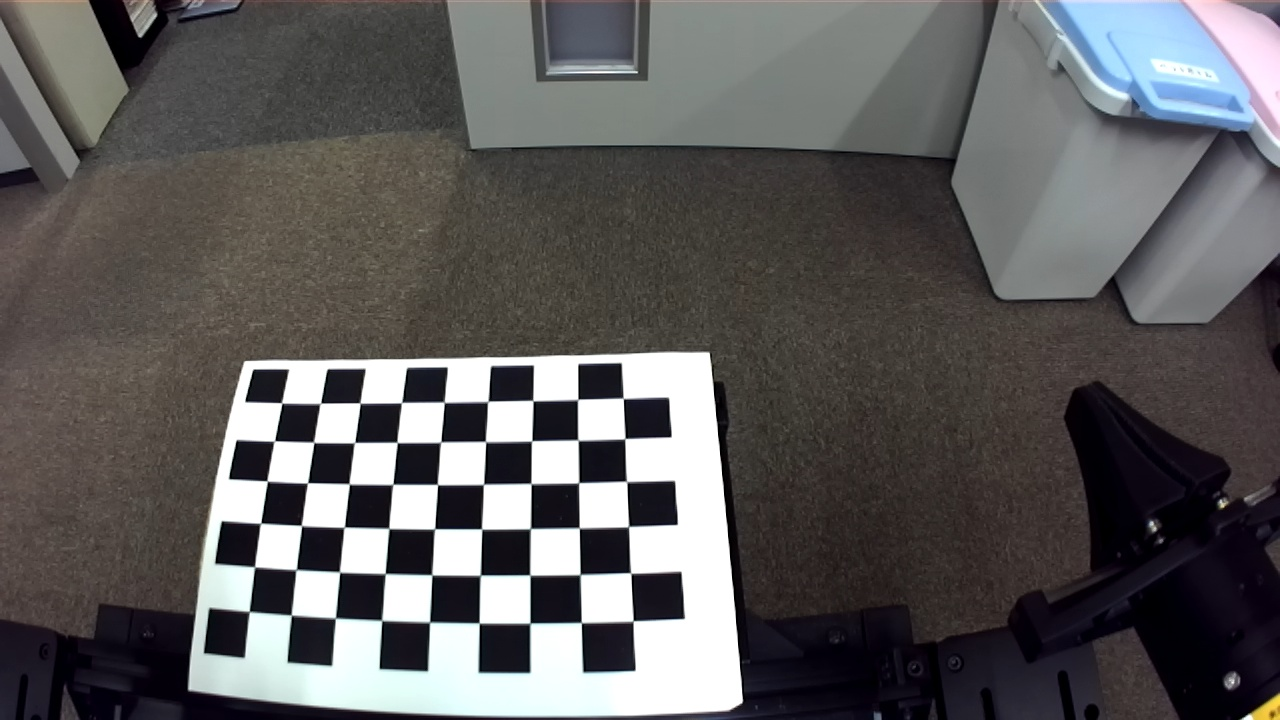
#> input picture calibration/right/zed_right_1760572453728.jpg, 1280 x 720 px; its folder holds only this picture in this run
$ python cam_calibration_multi.py
#> lines starting #> are read from the running program, lines starting #| are printed output that depends on the picture; after the words box and inside, x2 and y2 are one past the last pixel; in counts of white or black regions, pixels touching at a corner belong together; long printed decimals are rounded
import cv2
import numpy as np
import glob

# 棋盘内角点数
pattern_size = (9, 6)

# 棋盘三维点准备 (z=0)
objp = np.zeros((pattern_size[0] * pattern_size[1], 3), np.float32)
objp[:, :2] = np.mgrid[0:pattern_size[0], 0:pattern_size[1]].T.reshape(-1, 2)

# 存储所有图像的角点
obj_points = []  # 世界坐标
img_points = []  # 图像坐标

# 读取图像列表
images = glob.glob("./right/*.jpg")

for fname in images:
    img = cv2.imread(fname)
#> img is the input picture: shape (720, 1280, 3); mean B, G, R 92.5, 92.4, 94.1
    gray = cv2.cvtColor(img, cv2.COLOR_BGR2GRAY)

    ret, corners = cv2.findChessboardCorners(gray, pattern_size)
#> ret = True; corners = 54 rows, first 8: [281.7, 402.9], [321, 402.8], [359.9, 403], [401.3, 402.8], [444.3, 402.5], [488.3, 401.2], [533.1, 400.9], [577.9, 399.4]
    if ret:
        # 亚像素优化
        criteria = (cv2.TERM_CRITERIA_EPS + cv2.TERM_CRITERIA_MAX_ITER, 30, 0.001)
        corners_subpix = cv2.cornerSubPix(gray, corners, (11, 11), (-1, -1), criteria)
#> corners_subpix = 54 rows, first 8: [281.8, 402.9], [320.3, 403.3], [360.1, 403], [401.7, 402.6], [444.3, 402.3], [487.8, 401.4], [532.9, 400.6], [577.6, 399.5]

        obj_points.append(objp)
        img_points.append(corners_subpix)

        # 可视化辅助线
        cv2.drawChessboardCorners(img, pattern_size, corners_subpix, ret)
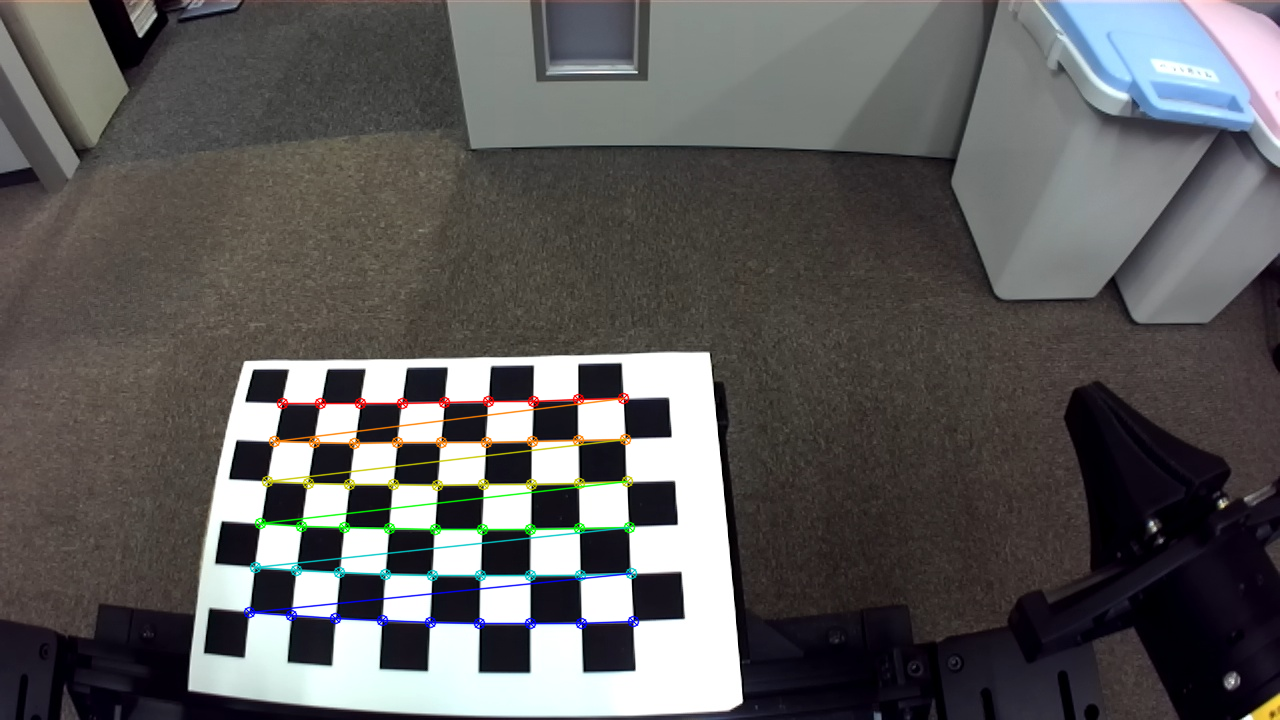
#> img: shape (720, 1280, 3); 1.75% of pixels changed, all inside (x1, y1, x2, y2) = (243, 392, 640, 630)
        cv2.imshow("Corners", img)
        cv2.waitKey(100)
    else:
        print(f"⚠️ 未检测到角点: {fname}")

cv2.destroyAllWindows()

# 相机标定
ret, K, dist, rvecs, tvecs = cv2.calibrateCamera(
    obj_points, img_points, gray.shape[::-1], None, None
)
#> ret = 0.376; K = [[137.9, 0, 633.2], [0, 117.4, 359.9], [0, 0, 1]]; dist = [[-0.00962, 0.000234, -0.00305, 0.00294, -3.73e-06]]; rvecs = ([-0.108, -0.00959, -0.0346],); tvecs = ([-8.21, 1.26, 2.93],)

print("相机内参矩阵 K:\n", K)
#| 相机内参矩阵 K:
#|  [[137.865   0.         633.222]
#|  [  0.         117.392 359.945]
#|  [  0.           0.           1.        ]]
print("畸变系数 dist:\n", dist)
#| 畸变系数 dist:
#|  [[-9.62075565e-03  2.34437768e-04 -3.05388032e-03  2.93727974e-03
#|   -3.73489859e-06]]

# 去畸变示例
img = cv2.imread(images[0])
h, w = img.shape[:2]
newcameramtx, roi = cv2.getOptimalNewCameraMatrix(K, dist, (w, h), 0, (w, h))
#> newcameramtx = [[137.9, 0, 633.2], [0, 117.4, 359.9], [0, 0, 1]]; roi = (0, 0, 1279, 719)
undistorted = cv2.undistort(img, K, dist, None, newcameramtx)
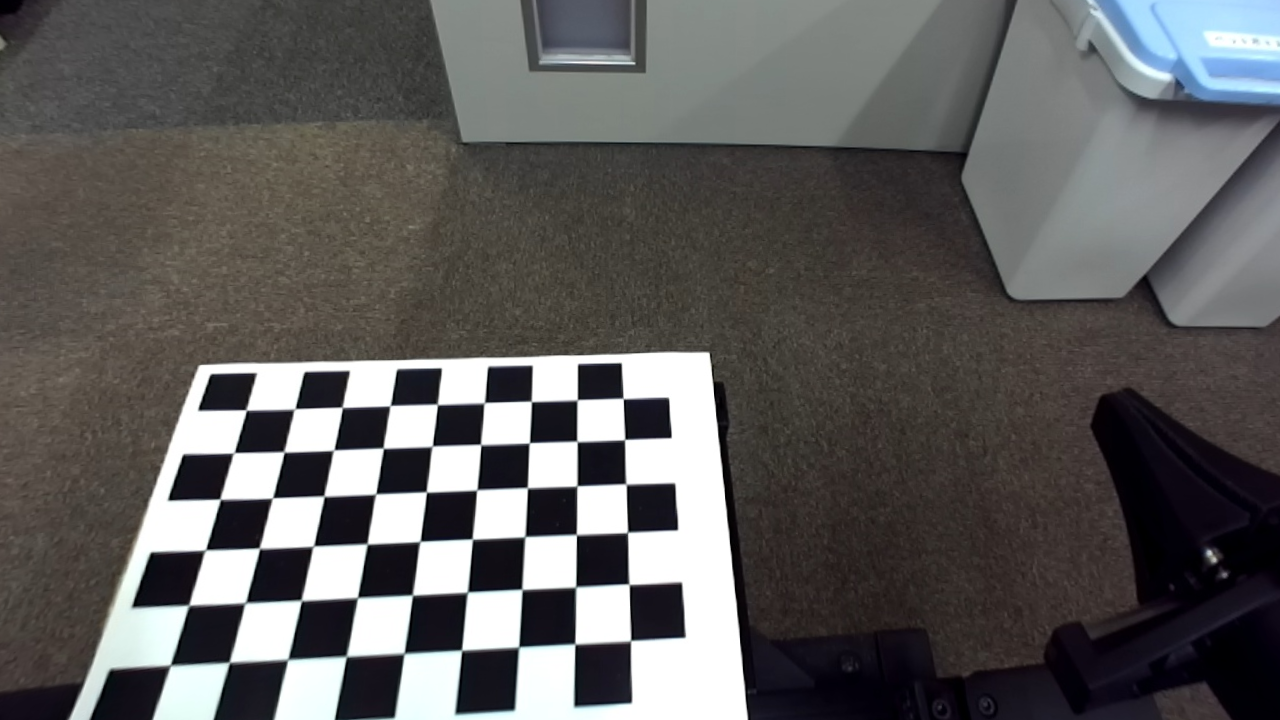
#> undistorted: shape (720, 1280, 3); mean B, G, R 92.7, 93.3, 94.7

cv2.imshow("Original", img)
cv2.imshow("Undistorted", undistorted)
cv2.waitKey(0)
cv2.destroyAllWindows()

# Result left cam
# 相机内参矩阵 K:
#  [[788.11940229   0.         660.32698318]
#  [  0.         787.09939768 346.13751838]
#  [  0.           0.           1.        ]]
# 畸变系数 dist:
#  [[-3.61648028e-01  2.26732575e-01 -1.19047650e-03  2.61003820e-04
#   -9.78096249e-02]]

# Result right cam
# 相机内参矩阵 K:
#  [[788.41415049   0.         655.01692926]
#  [  0.         787.3765135  357.82862631]
#  [  0.           0.           1.        ]]
# 畸变系数 dist:
#  [[-0.3506601   0.18558038 -0.00065609  0.00100313 -0.05786136]]

$ run again, on calibration/right/zed_right_1760572457361.jpg
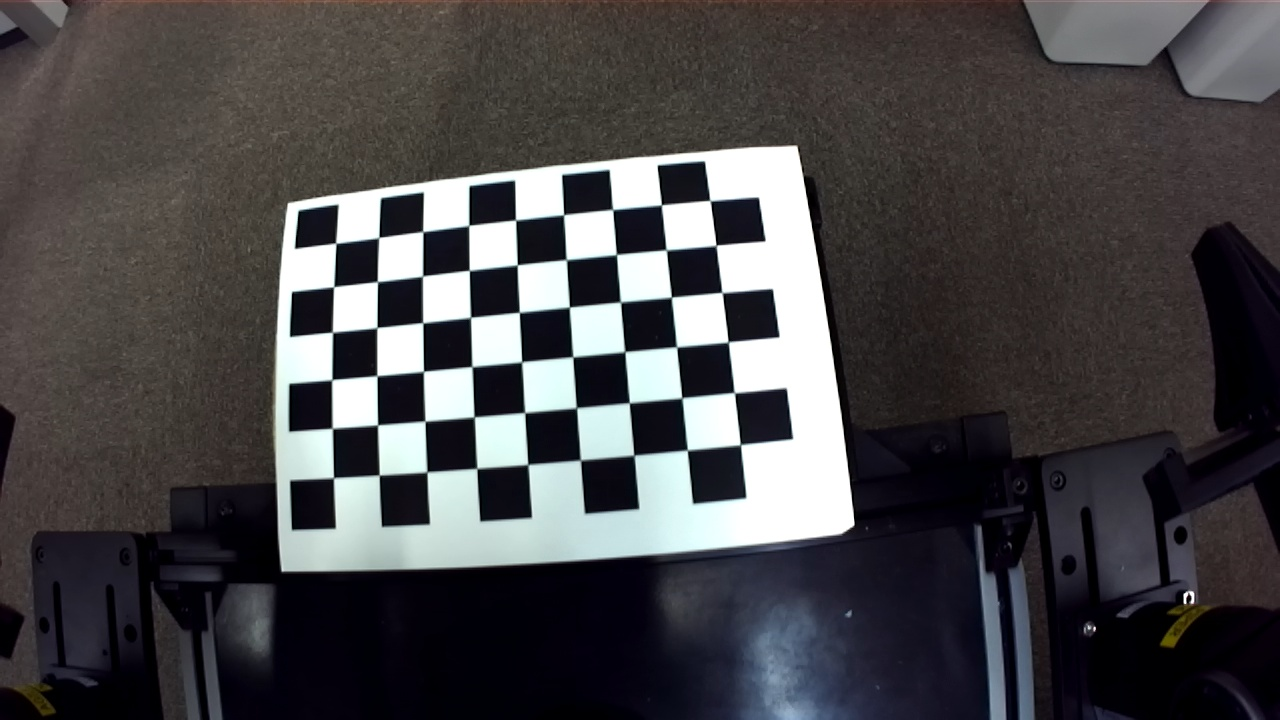
#> input picture calibration/right/zed_right_1760572457361.jpg, 1280 x 720 px
#> img is the input picture: shape (720, 1280, 3); mean B, G, R 73.4, 71.6, 73.3
#> `ret, corners = cv2.findChessboardCorners(gray, pattern_size)`: ret = True; corners = 54 rows, first 8: [335.7, 243], [379.2, 237.1], [422.9, 231.7], [469.1, 225], [515.5, 220.1], [563.6, 214.8], [612.9, 209.8], [661.5, 204.8]
#> corners_subpix = 54 rows, first 8: [335.8, 243.2], [378.8, 237.6], [422.8, 231.6], [468.8, 225.5], [515.6, 220], [563.5, 214.7], [612.6, 209.5], [661.4, 204.9]
#> `cv2.drawChessboardCorners(img, pattern_size, corners_subpix, ret)`:
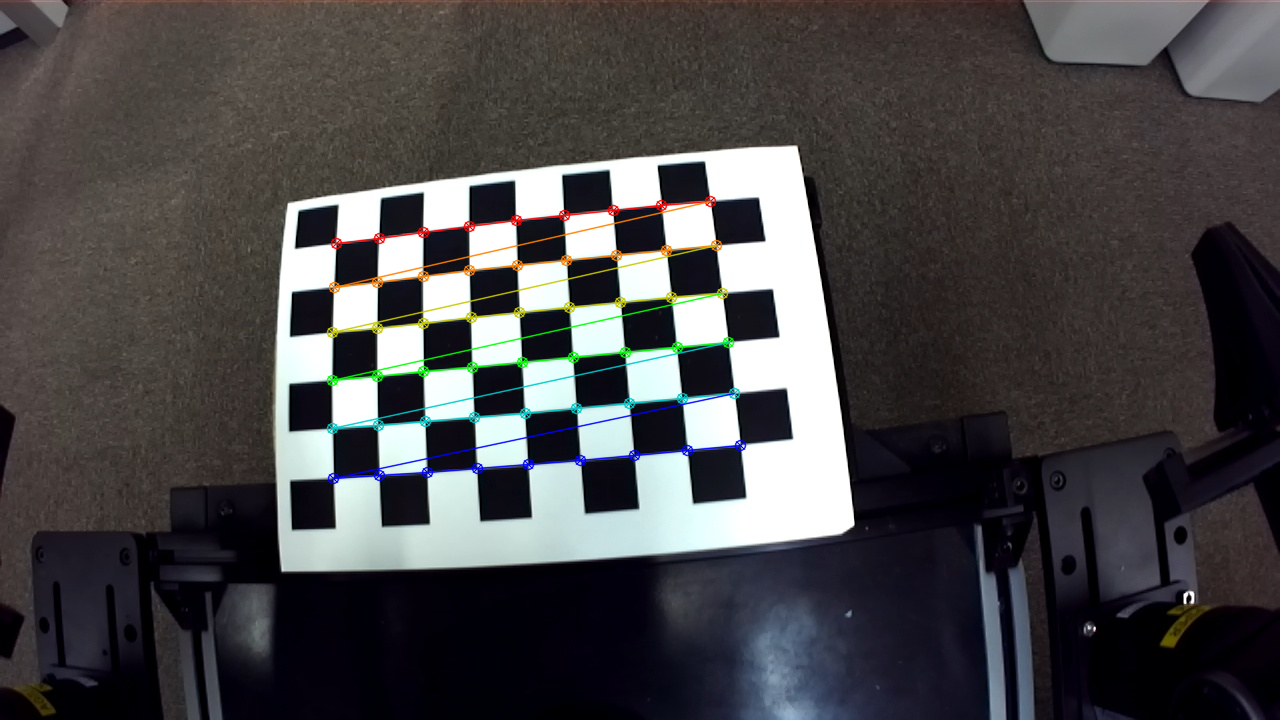
#> img: shape (720, 1280, 3); 1.86% of pixels changed, all inside (x1, y1, x2, y2) = (326, 195, 747, 485)
#> `ret, K, dist, rvecs, tvecs = cv2.calibrateCamera( obj_points, img_poin..`: ret = 0.187; K = [[433.5, 0, 666.2], [0, 425.8, 359.8], [0, 0, 1]]; dist = [[-0.119, 0.03, -0.00313, -0.0047, -0.00369]]; rvecs = ([-0.141, 0.0054, -0.0983],); tvecs = ([-7.06, -2.52, 8.71],)
#| 相机内参矩阵 K:
#|  [[433.479   0.         666.217]
#|  [  0.         425.814 359.802]
#|  [  0.           0.           1.        ]]
#| 畸变系数 dist:
#|  [[-0.1191  0.03004 -0.003132 -0.004705 -0.00369]]
#> newcameramtx = [[433.5, 0, 666.2], [0, 410.1, 373.1], [0, 0, 1]]; roi = (0, 0, 1279, 719)
#> `undistorted = cv2.undistort(img, K, dist, None, newcameramtx)`:
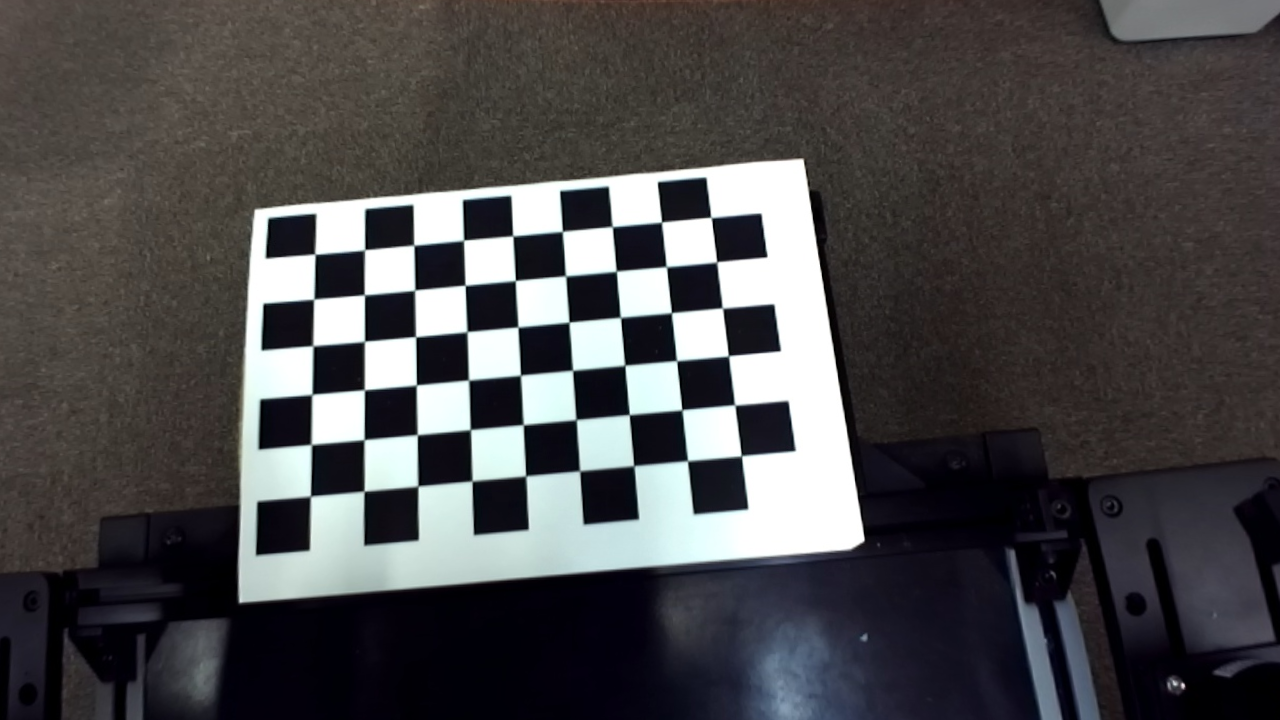
#> undistorted: shape (720, 1280, 3); mean B, G, R 75.5, 74.3, 75.7

$ run again, on calibration/right/zed_right_1760572457674.jpg
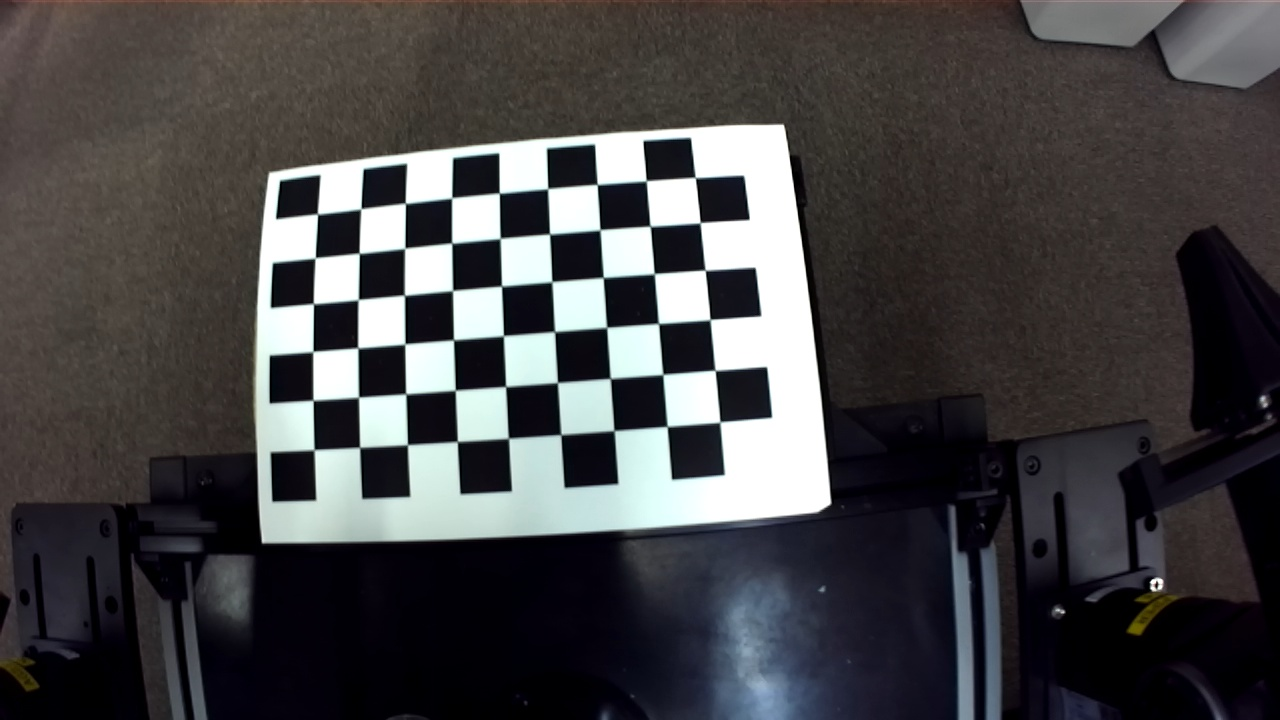
#> input picture calibration/right/zed_right_1760572457674.jpg, 1280 x 720 px
#> img is the input picture: shape (720, 1280, 3); mean B, G, R 70.8, 69.6, 70.9
#> `ret, corners = cv2.findChessboardCorners(gray, pattern_size)`: ret = True; corners = 54 rows, first 8: [317.5, 214], [361.3, 208.5], [405.4, 203.2], [452, 197.5], [499.3, 193.1], [547.8, 188.5], [597.3, 184.7], [646.3, 180.7]
#> corners_subpix = 54 rows, first 8: [317.4, 214], [360.9, 208.8], [405.3, 203.3], [451.7, 197.9], [499.3, 193.1], [547.6, 188.7], [597.2, 184.5], [646.2, 180.8]
#> `cv2.drawChessboardCorners(img, pattern_size, corners_subpix, ret)`:
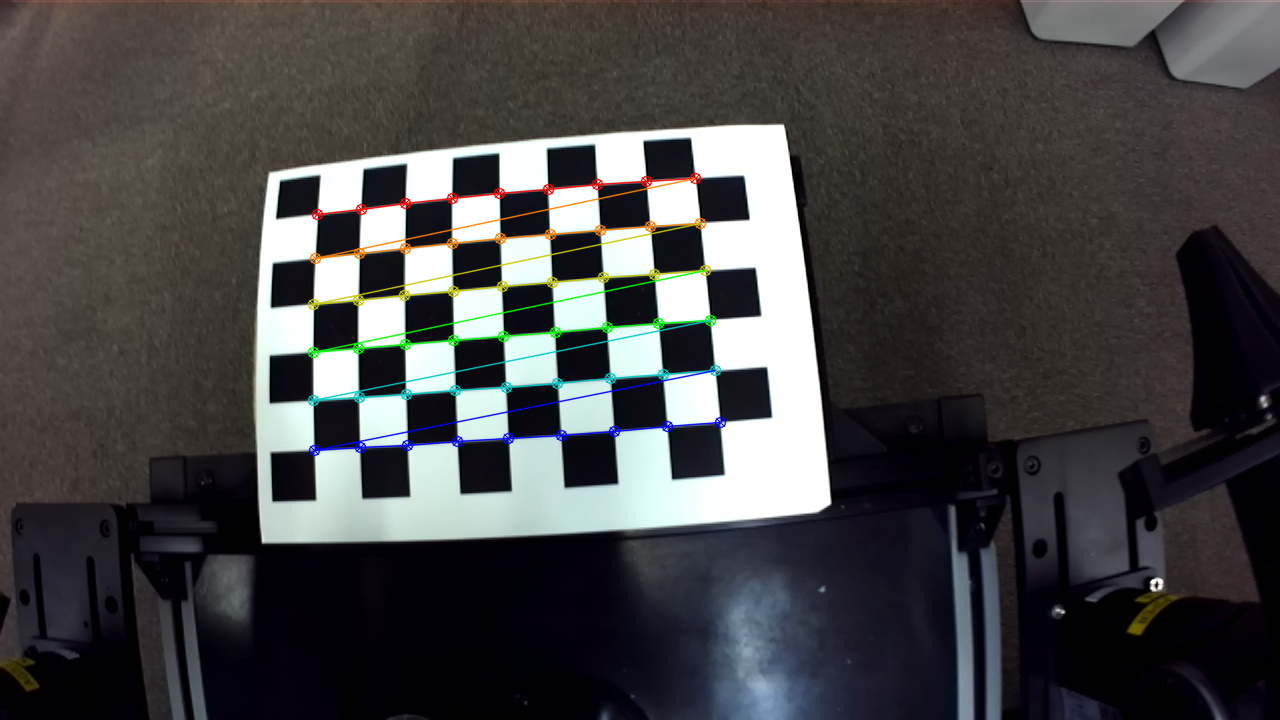
#> img: shape (720, 1280, 3); 1.86% of pixels changed, all inside (x1, y1, x2, y2) = (307, 172, 727, 457)
#> `ret, K, dist, rvecs, tvecs = cv2.calibrateCamera( obj_points, img_poin..`: ret = 0.2; K = [[153.1, 0, 652.4], [0, 149.5, 348.7], [0, 0, 1]]; dist = [[-0.0141, 0.00033, 3.2e-06, -0.000824, 9.82e-07]]; rvecs = ([-0.0379, -0.00353, -0.0798],); tvecs = ([-7.1, -2.93, 3.01],)
#| 相机内参矩阵 K:
#|  [[153.053   0.         652.351]
#|  [  0.         149.491 348.669]
#|  [  0.           0.           1.        ]]
#| 畸变系数 dist:
#|  [[-1.41086867e-02  3.29603499e-04  3.20002937e-06 -8.24430518e-04
#|    9.81757805e-07]]
#> newcameramtx = [[136.7, 0, 643.2], [0, 137.4, 346.9], [0, 0, 1]]; roi = (0, 0, 1279, 719)
#> `undistorted = cv2.undistort(img, K, dist, None, newcameramtx)`:
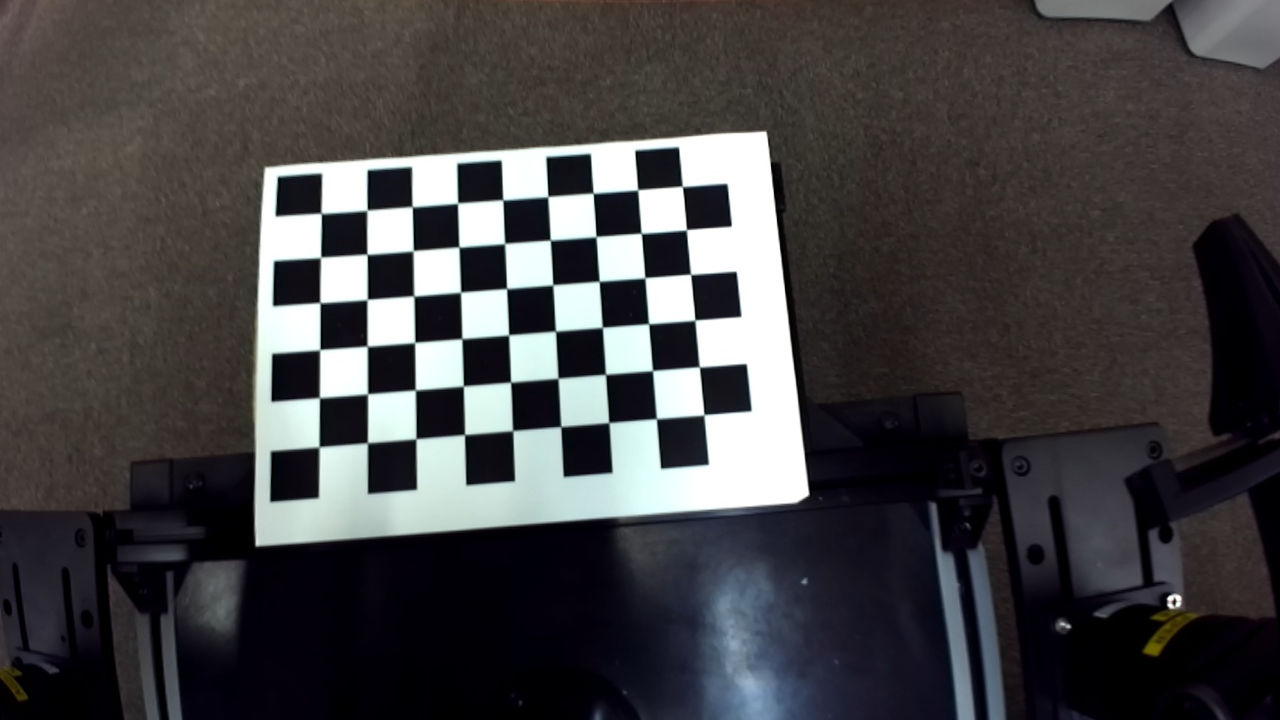
#> undistorted: shape (720, 1280, 3); mean B, G, R 68.5, 67.4, 68.7
